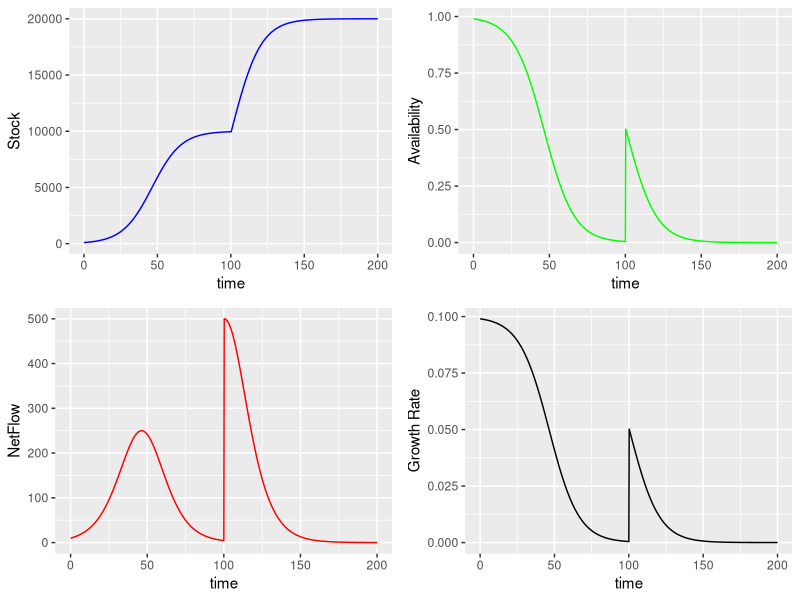

The R script that drew this image:
library(deSolve)
library(ggplot2)
require(gridExtra)

START<-0; FINISH<-200; STEP<-0.25

simtime <- seq(START, FINISH, by=STEP)
stocks  <- c(sStock=100)
auxs    <- c(aRef.Availability=1, aRef.GrowthRate=0.10)

model <- function(time, stocks, auxs){
  with(as.list(c(stocks, auxs)),{ 
    if(time <=100) aCapacity=10000 else aCapacity = 20000
    aAvailability <- 1 - sStock / aCapacity
    aEffect <- aAvailability / aRef.Availability
    aGrowth.Rate <- aRef.GrowthRate * aEffect
    
    fNet.Flow <- sStock * aGrowth.Rate
    
    d_sStock_dt  <- fNet.Flow
  
    return (list(c(d_sStock_dt),
                 NetFlow=fNet.Flow,
                 GrowthRate=aGrowth.Rate,
                 Effect=aEffect, 
                 Capacity=aCapacity,
                 Availability=aAvailability))   
  })
}


o<-data.frame(ode(y=stocks, times=simtime, func = model, 
                       parms=auxs, method="euler"))

plot3 <- qplot(time,NetFlow,data=o,geom="line",color=I("red"))
plot1 <- qplot(time,sStock,data=o,geom="line",color=I("blue"),ylab="Stock")
plot2 <- qplot(time,Availability,data=o,geom="line",color=I("green"),ylab="Availability")
plot4 <- qplot(time,GrowthRate,data=o,geom="line",color=I("black"),ylab="Growth Rate")
grid.arrange(plot1, plot2, plot3, plot4, nrow=2, ncol=2)
